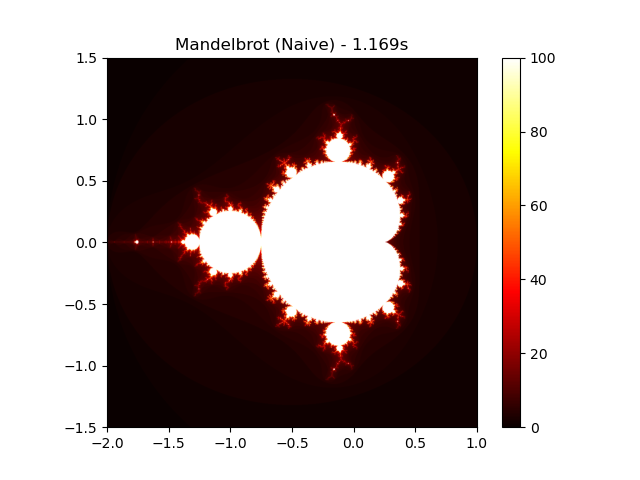

Reproduce this figure in Python.
"""
Mandelbrot Set Generator
Author: Deian Orlando Petrovics
Course: Numerical Scientific Computing

Naive baseline implementation (Lecture 1).
"""

import time
import numpy as np
import matplotlib.pyplot as plt


def compute_escape_iterations(c, max_iter):
    """
    Escape-time algorithm for one complex point.

    Parameters
    ----------
    c : complex
        Point in the complex plane
    max_iter : int
        Maximum number of iterations

    Returns
    -------
    int
        Number of iterations before divergence
    """
    z = 0 + 0j

    for i in range(max_iter):
        z = z*z + c
        if abs(z) > 2:
            return i

    return max_iter


def generate_mandelbrot(xmin, xmax, ymin, ymax, width, height, max_iter=100):
    """
    Generate Mandelbrot set using a naive double loop.
    """
    image = np.zeros((height, width))

    real_vals = np.linspace(xmin, xmax, width)
    imag_vals = np.linspace(ymin, ymax, height)

    for row in range(height):
        for col in range(width):
            c = complex(real_vals[col], imag_vals[row])
            image[row, col] = compute_escape_iterations(c, max_iter)

    return image


def main():
    xmin, xmax = -2.0, 1.0
    ymin, ymax = -1.5, 1.5
    width, height = 1024, 1024
    max_iter = 100

    def compute():
        return generate_mandelbrot(
            xmin, xmax, ymin, ymax,
            width, height, max_iter
        )

    # median of 3 runs
    times = []
    for _ in range(3):
        start = time.perf_counter()
        compute()
        end = time.perf_counter()
        times.append(end - start)

    runtime = np.median(times)

    print(f"Naive Mandelbrot 1024x1024 | median runtime = {runtime:.6f} s")

    # compute once more for plotting, this part is not timed
    image = compute()

    #The plot code is AI generated
    plt.imshow(image, cmap="hot", extent=[xmin, xmax, ymin, ymax], origin="lower")
    plt.colorbar()
    plt.title(f"Mandelbrot (Naive) - {runtime:.3f}s")
    plt.savefig("mandelbrot_naive.png")
    plt.show()


if __name__ == "__main__":
    main()
